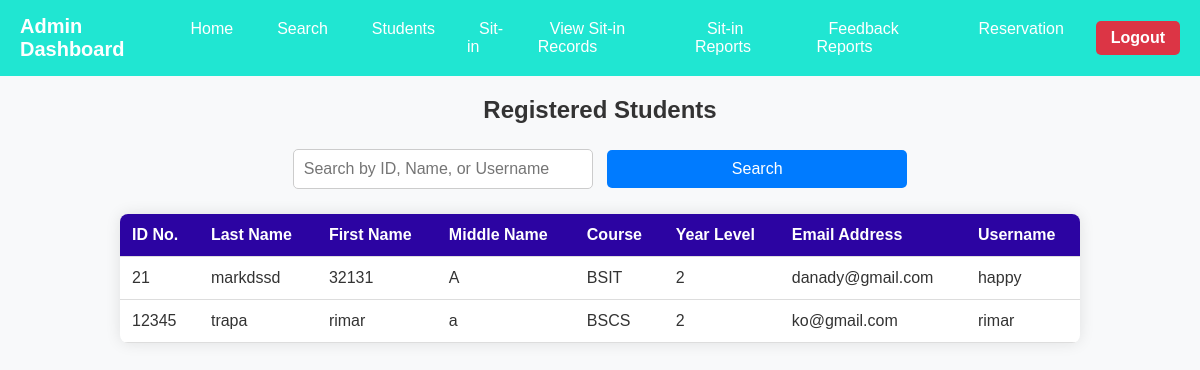
Before: /search with the older database file.
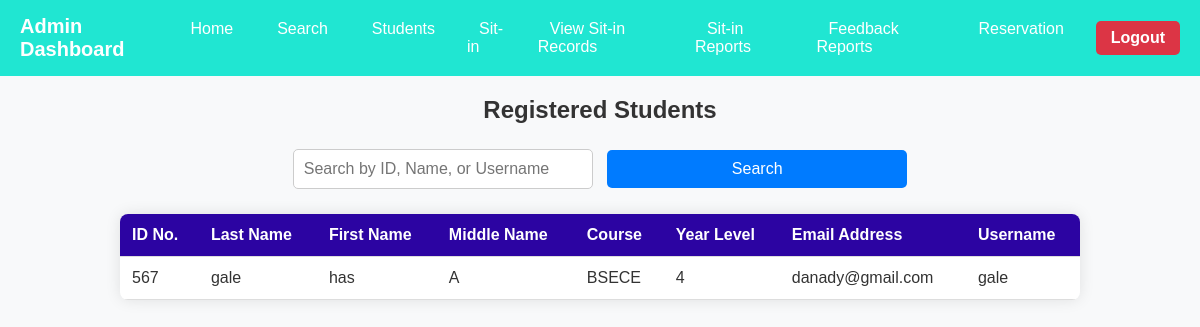
After: the same page with the newer database file.
### tables this page shows
CREATE TABLE users(
id integer primary key autoincrement,
IDNO integer unique,
lastname varchar(25) not null,
firstname varchar(25) not null,
middlename varchar(25) not null,
course	varchar(30) not null,
year_level integer not null,
email_address varchar(30) not null,
username varchar(25) not null,
password varchar(25) not null, profile_pic TEXT, admin INTEGER DEFAULT 0, remaining_sessions INTEGER DEFAULT 0);

### app.py (the view)
@app.route('/search', methods=['GET', 'POST'])
def search():
    students = []
    search_query = request.form.get('search_query', '')
    with sqlite3.connect('users.db') as conn:
        cursor = conn.cursor()
        if search_query:
            query = '''
                SELECT idno, lastname, firstname, middlename, course, year_level, email_address, username
                FROM users
                WHERE idno LIKE ? OR lastname LIKE ? OR firstname LIKE ? OR username LIKE ?
            '''
            cursor.execute(query, (f'%{search_query}%', f'%{search_query}%', f'%{search_query}%', f'%{search_query}%'))
        else:
            query = '''
                SELECT idno, lastname, firstname, middlename, course, year_level, email_address, username
                FROM users
            '''
            cursor.execute(query)
        students = cursor.fetchall()
    return render_template('search.html', students=students)

### templates/search.html (shortened to what this page needs)
<!DOCTYPE html>
<html lang="en">
<head>
</head>
<body>
<div class="navbar">
    <div class="logo">Admin Dashboard</div>
    <ul class="nav-links">
        <li><a href="{{ url_for('admin_dashboard') }}">Home</a></li>
        <li><a href="{{ url_for('search') }}">Search</a></li>
        <li><a href="{{ url_for('students') }}">Students</a></li>
        <li><a href="{{ url_for('current_sit_in') }}">Sit-in</a></li>
        <li><a href="{{ url_for('sit_in_records') }}">View Sit-in Records</a></li>
        <li><a href="{{ url_for('sit_in_report') }}">Sit-in Reports</a></li>
        <li><a href="{{ url_for('feedback_report') }}">Feedback Reports</a></li>
        <li><a href="{{ url_for('reservation') }}">Reservation</a></li>
    </ul>
    <a href="{{ url_for('logout') }}" class="logout-btn">Logout</a>
</div>
<div class="container">
    <h2>Registered Students</h2>
    <form method="POST" action="{{ url_for('search') }}" class="search-box">
        <input type="text" name="search_query" placeholder="Search by ID, Name, or Username">
        <button type="submit">Search</button>
    </form>
    <table>
        <tr>
            <th>ID No.</th>
            <th>Last Name</th>
            <th>First Name</th>
            <th>Middle Name</th>
            <th>Course</th>
            <th>Year Level</th>
            <th>Email Address</th>
            <th>Username</th>
        </tr>
        {% for student in students %}
            <tr>
                <td>{{ student[0] }}</td>
                <td>{{ student[1] }}</td>
                <td>{{ student[2] }}</td>
                <td>{{ student[3] }}</td>
                <td>{{ student[4] }}</td>
                <td>{{ student[5] }}</td>
                <td>{{ student[6] }}</td>
                <td>{{ student[7] }}</td>
            </tr>
        {% endfor %}
    </table>
</div>
</body>
</html>

Changed rows visible on the page:
removed users: IDNO "21", lastname "markdssd", firstname "32131", middlename "A", course "BSIT", year_level "2", email_address "danady@gmail.com", username "happy"
removed users: IDNO "12345", lastname "trapa", firstname "rimar", middlename "a", course "BSCS", year_level "2", email_address "ko@gmail.com", username "rimar"
added users: IDNO "567", lastname "gale", firstname "has", middlename "A", course "BSECE", year_level "4", email_address "danady@gmail.com", username "gale"
